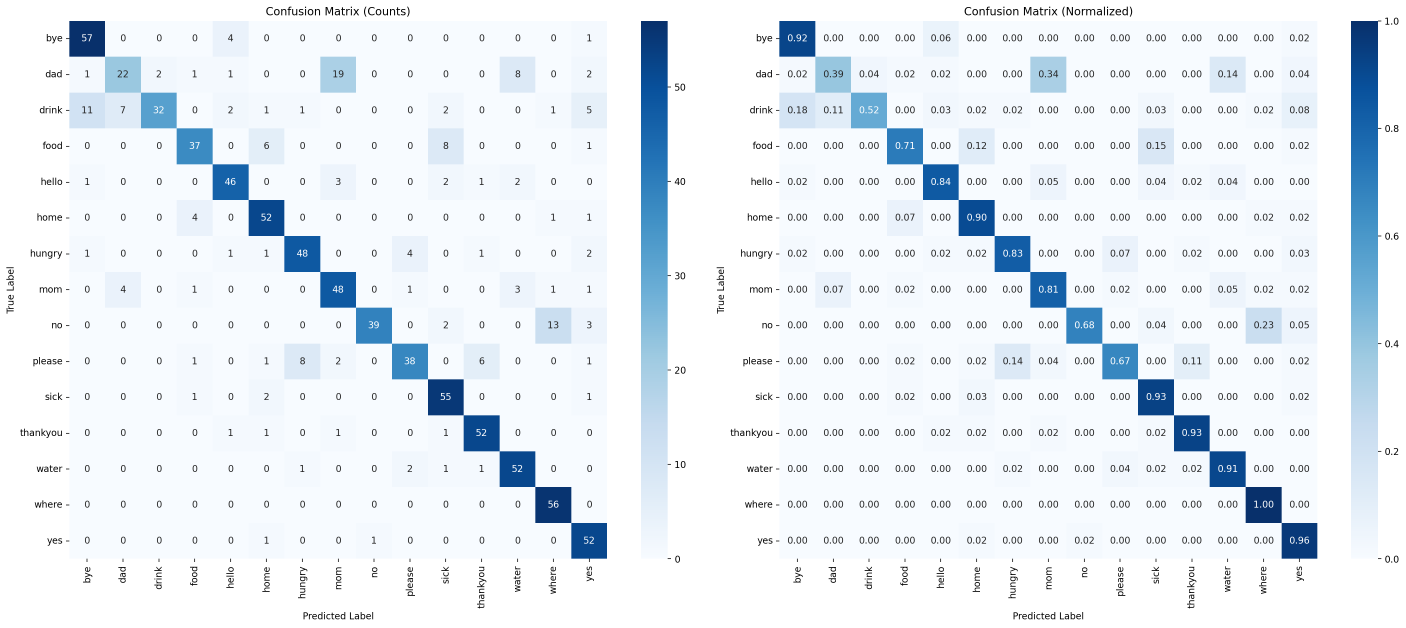
#> input picture dataset/models/confusion_matrix.png, 4217 x 1884 px (shown at 1/3 size)
$ python -i live_transcript_widget.py   (imports and definitions only)
#> lines starting #> are read from the running program, lines starting #| are printed output that depends on the picture
#> further down, picture is the input picture: shape (1884, 4217, 3); mean B, G, R 244.6, 237.8, 230.4
"""
SAKSHAM Live Transcript Widget.
Renders the integrated 64px Bottom Bar with:
- Rounded input field (#0f1020, border #1e2040, radius 24px)
- Inside input right: Microphone icon (#555577 idle, #00FF88 active), 1px divider, send arrow icon
- Standalone Export button (#0f1020, border #1e2040, radius 8px, 110px width)
"""

import cv2
import numpy as np
import threading
import time
import os
from typing import Optional
from PIL import Image, ImageDraw, ImageFont


class LiveTranscriptWidget:
    """
    Renders the SAKSHAM integrated chat input and action bar.
    """

    def __init__(self, bar_height: int = 64):
        self.bar_height = bar_height
        self.scale = max(1.0, bar_height / 64.0)

        self._lock = threading.Lock()
        self._preview_text = ""
        self._last_final_text = ""
        self._mic_active = False
        self._frame_count = 0

        # Click hit-box zones
        self.mic_rect = (0, 0, 0, 0)
        self.input_rect = (0, 0, 0, 0)
        self.send_rect = (0, 0, 0, 0)
        self.export_rect = (0, 0, 0, 0)

        # Fonts with resolution scaling
        font_path = "C:/Windows/Fonts/segoeui.ttf"
        font_bold_path = "C:/Windows/Fonts/segoeuib.ttf"

        if not os.path.exists(font_path):
            font_path = "arial.ttf"
            font_bold_path = "arialbd.ttf"

        try:
            self.font_input = ImageFont.truetype(font_path, max(12, int(14 * self.scale)))
            self.font_btn = ImageFont.truetype(font_bold_path, max(11, int(13 * self.scale)))
        except IOError:
            fallback = ImageFont.load_default()
            self.font_input = fallback
            self.font_btn = fallback

    def set_preview(self, text: str):
        with self._lock:
            self._preview_text = text
            self._mic_active = bool(text)

    def set_final(self, text: str):
        with self._lock:
            self._last_final_text = text
            self._preview_text = ""
            self._mic_active = False

    def clear(self):
        with self._lock:
            self._preview_text = ""
            self._last_final_text = ""
            self._mic_active = False

    def draw(self, frame: np.ndarray,
             session=None,
             mic_enabled: bool = False) -> np.ndarray:
        """
        Renders the integrated bottom bar with high-DPI vector precision and crisp typography.
        """
#> called with mic_enabled = False
        h, w = frame.shape[:2]
#> h = 1884; w = 4217
        self._frame_count += 1

        bar_h = self.bar_height
        bar_y = h - bar_h
#> bar_y = 1820
        s = self.scale

        with self._lock:
            preview = self._preview_text
            internal_active = self._mic_active

        is_recording = mic_enabled or internal_active

        # ── 1. Export Button Dimensions ──
        export_w = int(110 * s)
        export_h = int(44 * s)
        export_x = w - int(16 * s) - export_w
#> export_x = 4091
        export_y = bar_y + (bar_h - export_h) // 2
#> export_y = 1830
        self.export_rect = (export_x, export_y, export_w, export_h)
#> self.export_rect = (4091, 1830, 110, 44)

        # ── 2. Main Input Field Dimensions ──
        input_x = int(16 * s)
        input_w = (export_x - int(12 * s)) - input_x
#> input_w = 4063
        input_h = int(44 * s)
        input_y = bar_y + (bar_h - input_h) // 2
#> input_y = 1830
        self.input_rect = (input_x, input_y, input_w - int(76 * s), input_h)
#> self.input_rect = (16, 1830, 3987, 44)

        # Inside Input Right Coordinates
        mic_cx = input_x + input_w - int(60 * s)
        mic_cy = input_y + input_h // 2
        self.mic_rect = (mic_cx - int(16 * s), input_y, int(32 * s), input_h)

        send_btn_x = input_x + input_w - int(24 * s)
        send_btn_y = input_y + input_h // 2
        self.send_rect = (send_btn_x - int(14 * s), input_y, int(38 * s), input_h)

        # ── 3. High-DPI Vector Rendering via Pillow (RGBA) ──
        img_rgb = cv2.cvtColor(frame, cv2.COLOR_BGR2RGB)
        pil_img = Image.fromarray(img_rgb).convert('RGBA')
        draw = ImageDraw.Draw(pil_img, 'RGBA')

        # Bottom Bar Background (#060711) and Top Border (#1a1a3a)
        draw.rectangle([0, bar_y, w, h], fill=(6, 7, 17, 255), outline=(26, 26, 58, 255), width=max(1, int(1 * s)))

        # Export Button Container (#0f1020, outline #1e2040, radius 8px)
        draw.rounded_rectangle(
            [export_x, export_y, export_x + export_w, export_y + export_h],
            radius=max(6, int(8 * s)),
            fill=(15, 16, 32, 255),
            outline=(30, 32, 64, 255),
            width=max(1, int(1.5 * s))
        )

        # Export Download Tray Vector Icon (White)
        ex_ic_x = export_x + int(16 * s)
        ex_ic_y = export_y + (export_h - int(16 * s)) // 2
        lw = max(2, int(2 * s))

        # Arrow down stem and head
        draw.line([(ex_ic_x + int(5 * s), ex_ic_y), (ex_ic_x + int(5 * s), ex_ic_y + int(8 * s))], fill=(255, 255, 255, 255), width=lw)
        draw.line([(ex_ic_x + int(2 * s), ex_ic_y + int(5 * s)), (ex_ic_x + int(5 * s), ex_ic_y + int(8 * s))], fill=(255, 255, 255, 255), width=lw)
        draw.line([(ex_ic_x + int(8 * s), ex_ic_y + int(5 * s)), (ex_ic_x + int(5 * s), ex_ic_y + int(8 * s))], fill=(255, 255, 255, 255), width=lw)
        # Tray base
        draw.line([(ex_ic_x, ex_ic_y + int(10 * s)), (ex_ic_x, ex_ic_y + int(13 * s))], fill=(255, 255, 255, 255), width=lw)
        draw.line([(ex_ic_x, ex_ic_y + int(13 * s)), (ex_ic_x + int(10 * s), ex_ic_y + int(13 * s))], fill=(255, 255, 255, 255), width=lw)
        draw.line([(ex_ic_x + int(10 * s), ex_ic_y + int(13 * s)), (ex_ic_x + int(10 * s), ex_ic_y + int(10 * s))], fill=(255, 255, 255, 255), width=lw)

        # Export Button Text (White bold)
        _, _, _, eth = draw.textbbox((0, 0), "Export", font=self.font_btn)
#> eth = 16
        draw.text((export_x + int(36 * s), export_y + (export_h - eth) // 2), "Export", font=self.font_btn, fill=(255, 255, 255, 255))

        # Main Input Field Container (#0f1020, outline #1e2040, radius 22px)
        draw.rounded_rectangle(
            [input_x, input_y, input_x + input_w, input_y + input_h],
            radius=int(22 * s),
            fill=(15, 16, 32, 255),
            outline=(30, 32, 64, 255),
            width=max(1, int(1.5 * s))
        )

        # Microphone Icon and Soft Glow
        if is_recording:
            mic_col = (0, 255, 136, 255)  # Active #00FF88
            glow_r = int(18 * s)
            draw.ellipse([mic_cx - glow_r, mic_cy - glow_r, mic_cx + glow_r, mic_cy + glow_r], fill=(0, 255, 136, 40))
        else:
            mic_col = (133, 137, 149, 255)  # Idle #858995

        # Crisp vector microphone
        cw = int(3 * s)
        ch = int(6 * s)
        draw.rounded_rectangle([mic_cx - cw, mic_cy - ch, mic_cx + cw, mic_cy + int(2 * s)], radius=int(3 * s), fill=mic_col)
        draw.arc([mic_cx - int(6 * s), mic_cy - int(3 * s), mic_cx + int(6 * s), mic_cy + int(5 * s)], start=0, end=180, fill=mic_col, width=max(1, int(1.5 * s)))
        draw.line([(mic_cx, mic_cy + int(5 * s)), (mic_cx, mic_cy + int(9 * s))], fill=mic_col, width=max(1, int(1.5 * s)))
        draw.line([(mic_cx - int(3 * s), mic_cy + int(9 * s)), (mic_cx + int(3 * s), mic_cy + int(9 * s))], fill=mic_col, width=max(1, int(1.5 * s)))

        # Thin Vertical Divider Line 1px #1e2040
        div_x = input_x + input_w - int(40 * s)
        draw.line([(div_x, input_y + int(12 * s)), (div_x, input_y + input_h - int(12 * s))], fill=(30, 32, 64, 255), width=max(1, int(1 * s)))

        # Send Arrow Icon (➤)
        is_focused = getattr(session, 'is_typing_focused', False) if session else False
        typed_buffer = getattr(session, 'typing_buffer', '') if session else ''
        has_text = bool(typed_buffer or preview)
        send_col = (0, 229, 255, 255) if has_text else (133, 137, 149, 255)

        sx, sy = send_btn_x - int(4 * s), send_btn_y - int(7 * s)
        draw.polygon([
            (sx, sy),
            (sx + int(14 * s), sy + int(7 * s)),
            (sx, sy + int(14 * s)),
            (sx + int(3 * s), sy + int(7 * s))
        ], fill=send_col)

        # Input Text / Placeholder / Live Speech Preview
        text_render_x = input_x + int(22 * s)
        text_max_w = input_w - int(95 * s)

        if preview:
            display_str = preview
            text_color = (0, 255, 136, 255)  # #00FF88
            show_cursor = True
        elif is_focused or typed_buffer:
            display_str = typed_buffer
            text_color = (255, 255, 255, 255)
            show_cursor = is_focused
        else:
            display_str = "Write a message..."
            text_color = (133, 137, 149, 255)  # Crisp secondary #858995
            show_cursor = False

        _, _, _, ith = draw.textbbox((0, 0), "Ag", font=self.font_input)
#> ith = 16
        text_render_y = input_y + (input_h - ith) // 2
#> text_render_y = 1844

        # Truncate if overflowing width
        truncated = display_str
        while truncated:
            _, _, tw, _ = draw.textbbox((0, 0), truncated, font=self.font_input)
            if tw <= text_max_w:
                break
            truncated = truncated[1:]
#> this loop made 1 pass
#> tw on pass 1: 131

        draw.text((text_render_x, text_render_y), truncated, font=self.font_input, fill=text_color)

        # Blinking Cursor
        if show_cursor and (self._frame_count // 16) % 2 == 0:
            _, _, tw, _ = draw.textbbox((0, 0), truncated, font=self.font_input)
            cursor_x = text_render_x + (tw + int(2 * s) if truncated else 0)
            draw.line(
                [(cursor_x, input_y + int(12 * s)), (cursor_x, input_y + input_h - int(12 * s))],
                fill=(0, 229, 255, 255),
                width=max(1, int(2 * s))
            )

        return cv2.cvtColor(np.array(pil_img.convert('RGB')), cv2.COLOR_RGB2BGR)
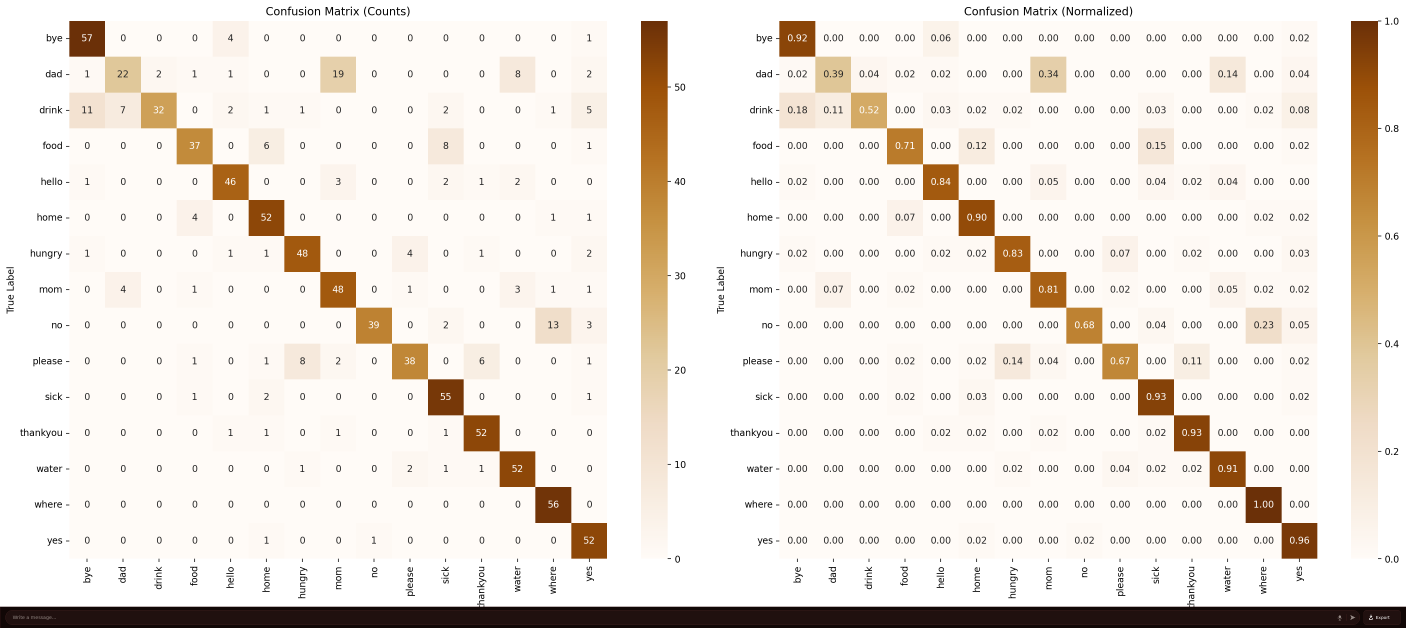
#> returned value: shape (1884, 4217, 3) (shown at 1/3 size); mean R, G, B 237.1, 229.7, 222.3

    def handle_click(self, x: int, y: int) -> Optional[str]:
        """
        Determines which interactive bottom bar element was clicked.
        Returns: 'mic', 'send', 'export', 'text', or None.
        """
        # Mic icon inside input
        mx, my, mw, mh = self.mic_rect
        if mx <= x <= mx + mw and my <= y <= my + mh:
            return 'mic'

        # Send arrow icon inside input
        sx, sy, sw, sh = self.send_rect
        if sx <= x <= sx + sw and sy <= y <= sy + sh:
            return 'send'

        # Input field text area
        ix, iy, iw, ih = self.input_rect
        if ix <= x <= ix + iw and iy <= y <= iy + ih:
            return 'text'

        # Export button
        ex, ey, ew, eh = self.export_rect
        if ex <= x <= ex + ew and ey <= y <= ey + eh:
            return 'export'

        return None

>>> import cv2
>>> picture = cv2.imread('../../dataset/models/confusion_matrix.png')
>>> result = LiveTranscriptWidget().draw(picture)

$ run again, on dataset/models/training_curves.png
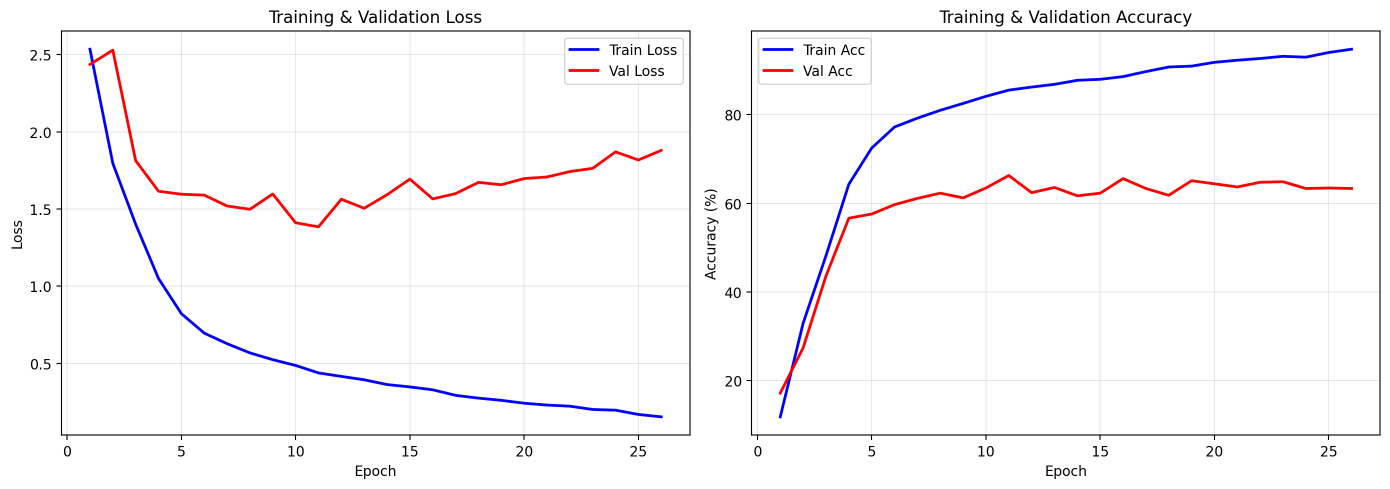
#> input picture dataset/models/training_curves.png, 2780 x 977 px (shown at 1/2 size)
#> picture is the input picture: shape (977, 2780, 3); mean B, G, R 249.7, 248, 249.6
#> eth = 16
#> text_render_y = 937
#> the loop in draw, `while truncated:` made 1 pass
#> tw on pass 1: 131
#> in draw, `return cv2.cvtColor(np.array(pil_img.convert('RGB')), cv2.COLOR_RGB2BGR)`:
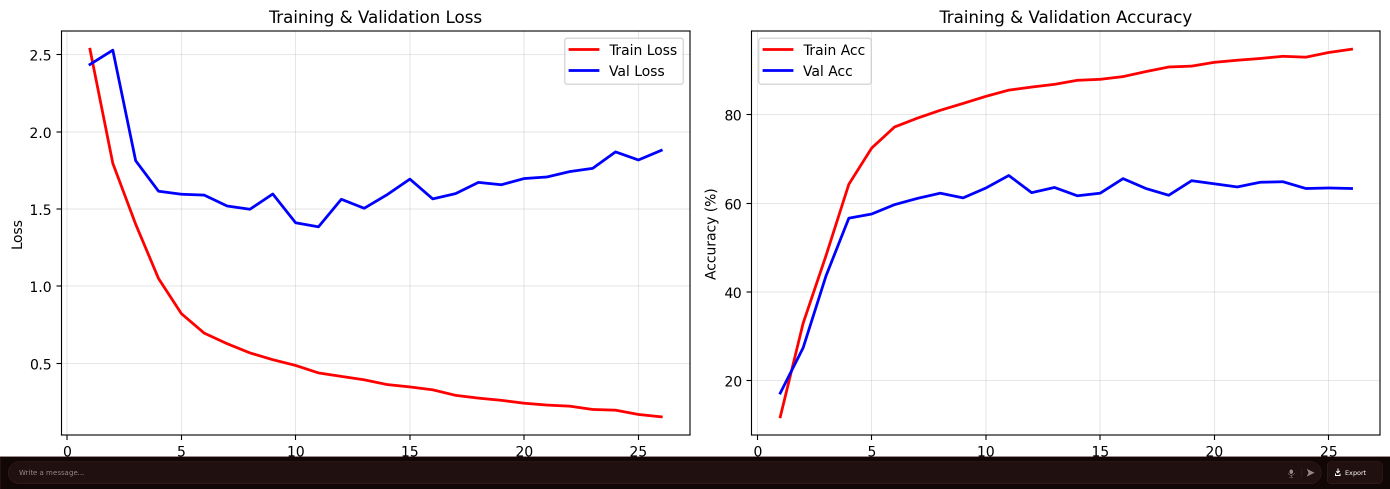
#> returned value: shape (977, 2780, 3) (shown at 1/2 size); mean R, G, B 235, 232.4, 233.9
